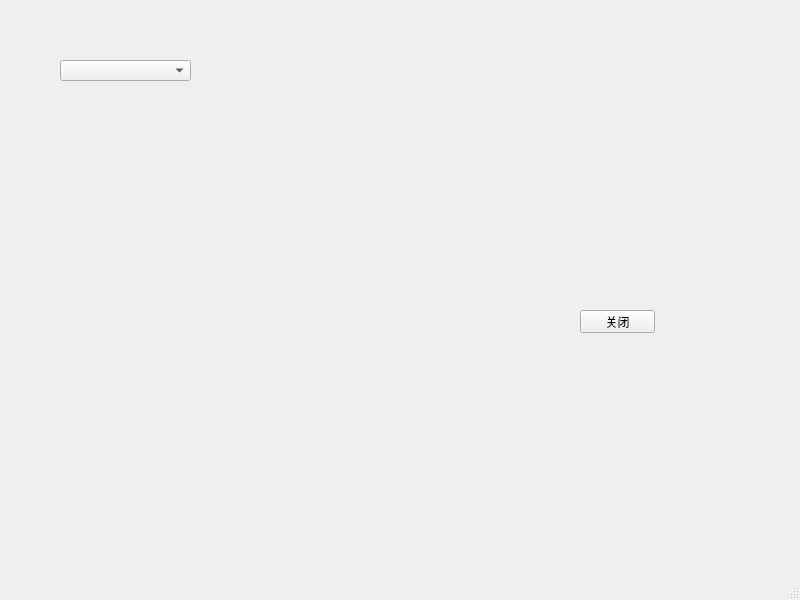
<?xml version="1.0" encoding="UTF-8"?>
<ui version="4.0">
 <class>CloseWindow</class>
 <widget class="QMainWindow" name="CloseWindow">
  <property name="geometry">
   <rect>
    <x>0</x>
    <y>0</y>
    <width>800</width>
    <height>600</height>
   </rect>
  </property>
  <property name="windowTitle">
   <string>MainWindow</string>
  </property>
  <widget class="QWidget" name="centralwidget">
   <widget class="QWidget" name="widget" native="true">
    <property name="geometry">
     <rect>
      <x>30</x>
      <y>30</y>
      <width>191</width>
      <height>81</height>
     </rect>
    </property>
    <widget class="QComboBox" name="filepath">
     <property name="geometry">
      <rect>
       <x>30</x>
       <y>30</y>
       <width>131</width>
       <height>21</height>
      </rect>
     </property>
    </widget>
   </widget>
   <widget class="QPushButton" name="pushButton">
    <property name="geometry">
     <rect>
      <x>580</x>
      <y>310</y>
      <width>75</width>
      <height>23</height>
     </rect>
    </property>
    <property name="text">
     <string>关闭</string>
    </property>
   </widget>
  </widget>
  <widget class="QMenuBar" name="menubar">
   <property name="geometry">
    <rect>
     <x>0</x>
     <y>0</y>
     <width>800</width>
     <height>23</height>
    </rect>
   </property>
  </widget>
  <widget class="QStatusBar" name="statusbar"/>
 </widget>
 <resources/>
 <connections/>
</ui>
